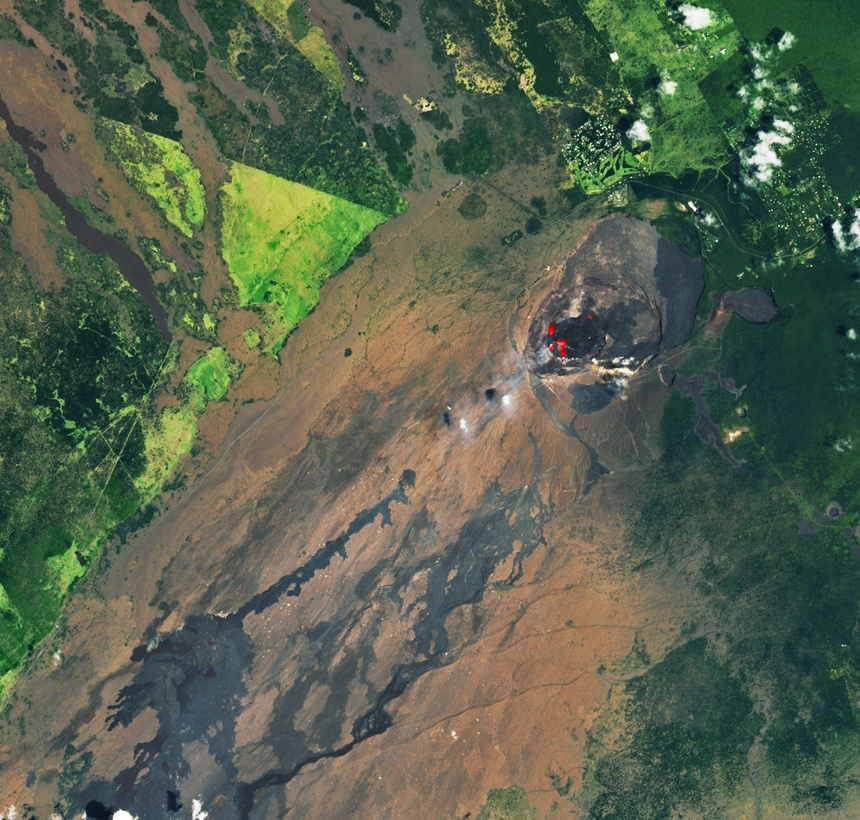
#> input picture Input/2.jpg, 860 x 820 px, shrunk from 1211 x 1154 before the run, found by its file name; its folder holds only this picture in this run
$ python app.py
#> lines starting #> are read from the running program, lines starting #| are printed output that depends on the picture; after the words box and inside, x2 and y2 are one past the last pixel; in counts of white or black regions, pixels touching at a corner belong together
### canlyzer.py
import cv2
import numpy as np
import skimage.color
import skimage.io
import matplotlib.pyplot as plt
class Canlyzer:
    def __init__(self, path, treshoold, name, out):
        self.path = path
        self.treshoold = treshoold
        self.name = name
        self.out = out
    def canny(self):
        original = cv2.imread(self.path)
#> original is the input picture: shape (820, 860, 3); mean B, G, R 78.5, 98.3, 87.5

        gris = cv2.cvtColor(original, cv2.COLOR_BGR2GRAY)

        gauss = cv2.GaussianBlur(gris, (5,5), 0)

        canny = cv2.Canny(gauss, self.treshoold[0], self.treshoold[1])
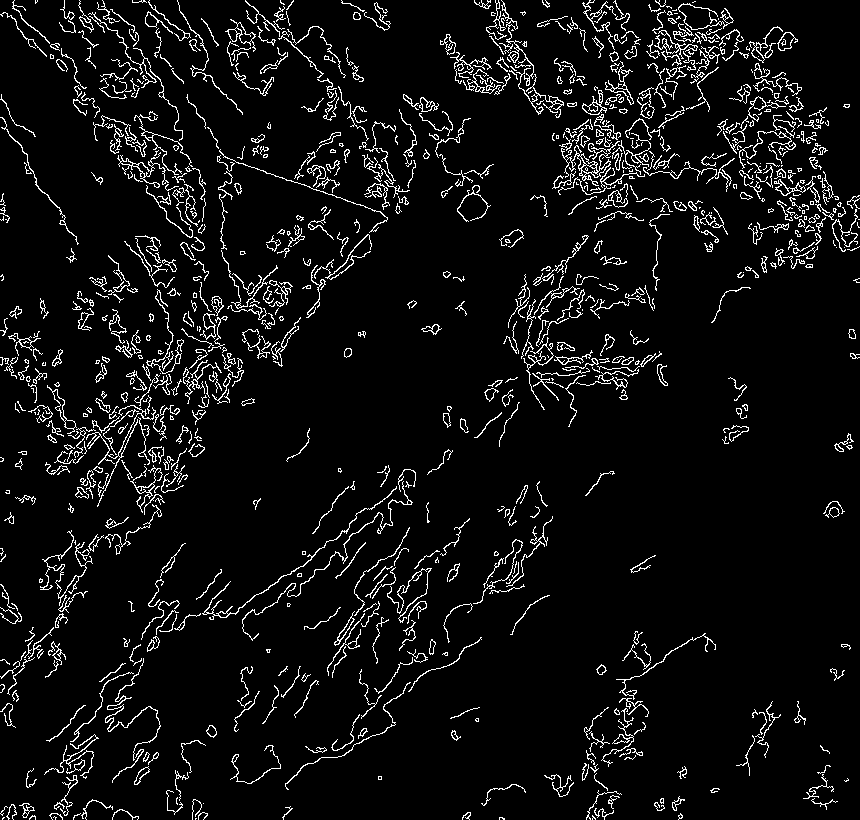
#> canny: shape (820, 860); 6.2% white in thin lines or dots
        cv2.imwrite(fr'{self.out}\{self.name}_canny.jpg', canny)

    def histograma(self):
        imagen = skimage.io.imread(self.path)

        colors = ("red", "green", "blue")
        channel_ids = (0, 1, 2)

        # create the histogram plot, with three lines, one for
        # each color
        plt.figure()
        plt.xlim([0, 256])
        for channel_id, c in zip(channel_ids, colors):
            histogram, bin_edges = np.histogram(
                imagen[:, :, channel_id], bins=256, range=(0, 256)
            )
            plt.plot(bin_edges[0:-1], histogram, color=c)

        plt.title("Color Histograma")
        plt.xlabel("Color value")
        plt.ylabel("Pixel count")

        plt.savefig(fr'{self.out}\{self.name}_histogram.jpg')
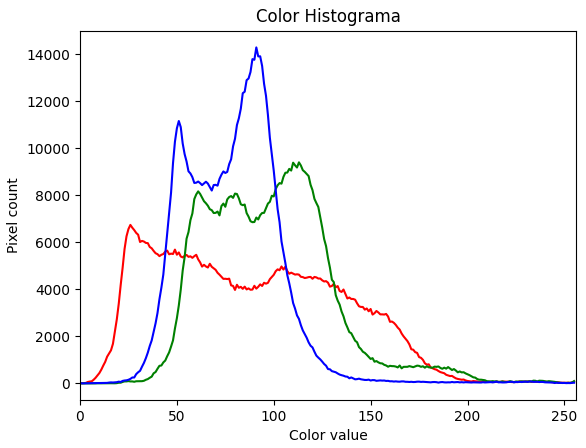
#> figure drawn by matplotlib, 1 panel; curve peaks at x = 26, y = 6743; curve peaks at x = 113, y = 9405; curve peaks at x = 91, y = 14295

    def espectrogramas(self):
        original = cv2.imread(self.path)

        imagenHSV = cv2.cvtColor(original, cv2.COLOR_BGR2HSV)
#> imagenHSV: shape (820, 860, 3); mean H, S, V 53.5, 83.8, 104.4

        imagenGray = cv2.cvtColor(original, cv2.COLOR_BGRA2GRAY)

        imagenGray = cv2.cvtColor(imagenGray, cv2.COLOR_GRAY2BGR)


        blueAlto = np.array([125, 255, 255], np.uint8)
        blueBajo = np.array([100, 100, 20], np.uint8)

        greenAlto = np.array([95, 255, 255], np.uint8)
        greenBajo = np.array([45, 100, 20], np.uint8)


        blueMask = cv2.inRange(imagenHSV, blueBajo, blueAlto)
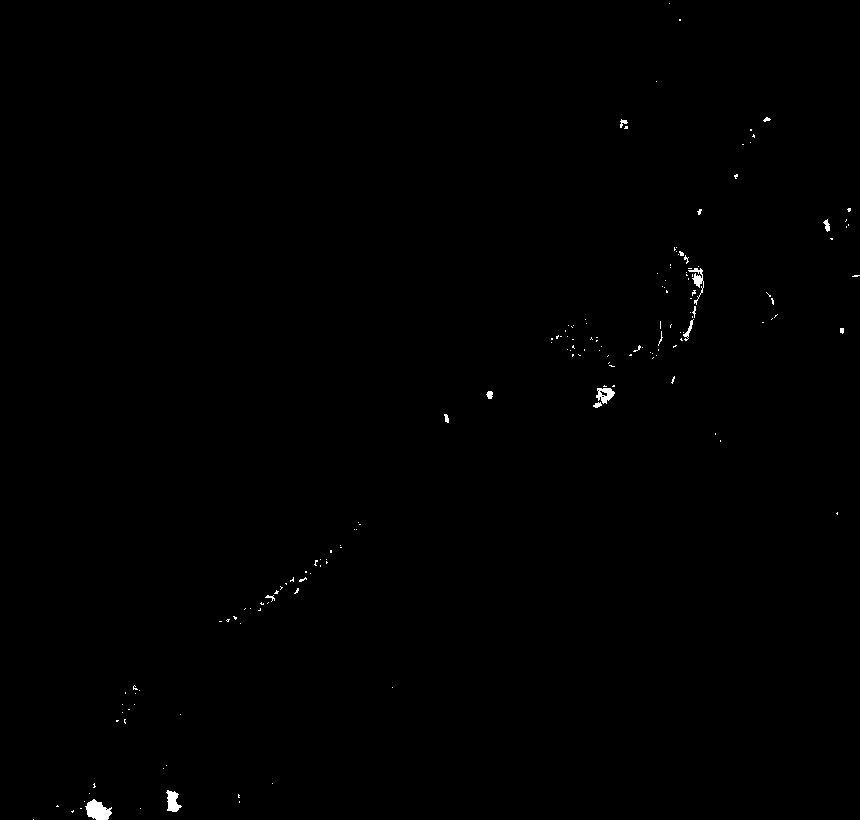
#> blueMask: shape (820, 860); 0.27% white; 159 white regions (145 under 20 px), largest, box (x1, y1, x2, y2) and area: (85, 799, 112, 820) 368, (166, 790, 182, 812) 213, (596, 388, 615, 404) 182

        greenMask = cv2.inRange(imagenHSV, greenBajo, greenAlto)
#> greenMask: shape (820, 860); 25.8% white; 1719 white regions (1568 under 20 px), largest, box (x1, y1, x2, y2) and area: (504, 0, 860, 780) 109196, (0, 408, 160, 679) 15261, (232, 78, 409, 363) 12352

        maskF = cv2.add(blueMask, greenMask)
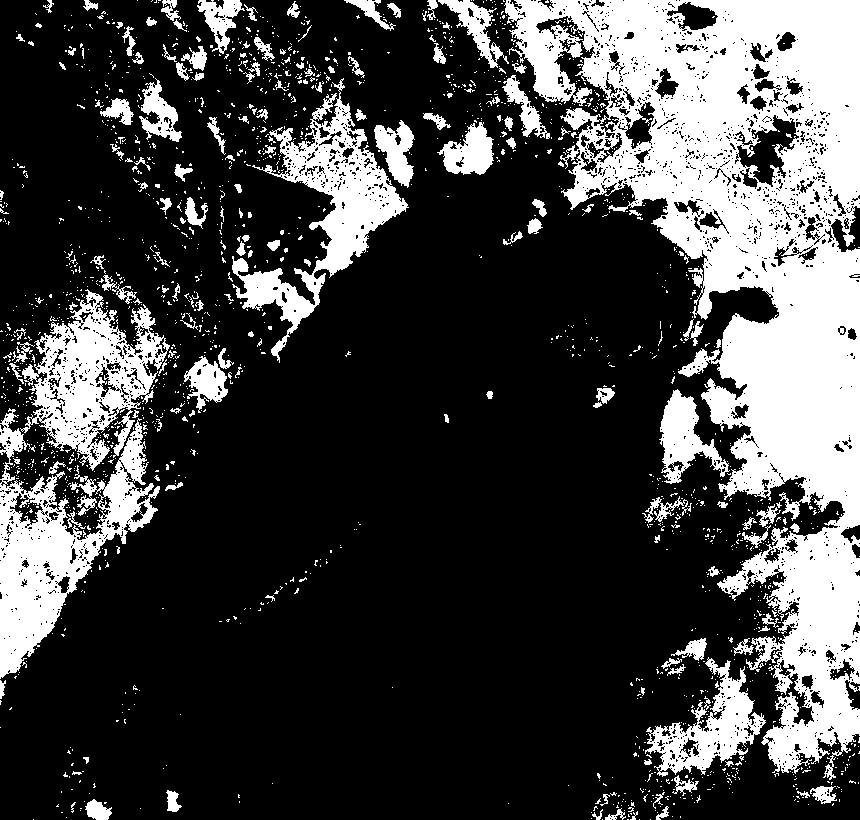
#> maskF: shape (820, 860); 26.1% white; 1844 white regions (1684 under 20 px), largest, box (x1, y1, x2, y2) and area: (504, 0, 860, 780) 109658, (0, 408, 160, 679) 15261, (232, 78, 409, 363) 12352

        mask = cv2.bitwise_and(original, original, mask=maskF)
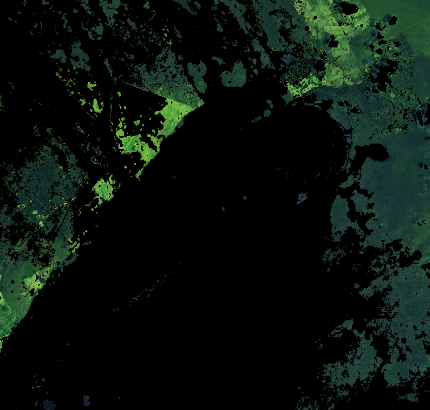
#> mask: shape (820, 860, 3) (shown at 1/2 size); mean B, G, R 13.8, 19.7, 10.2

        invMask = cv2.bitwise_not(maskF)
        grayMask = cv2.bitwise_and(imagenGray, imagenGray, mask=invMask)
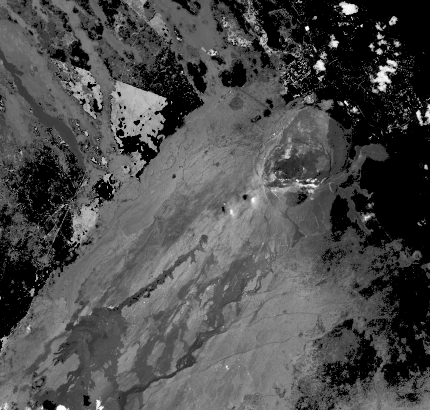
#> grayMask: shape (820, 860, 3) (shown at 1/2 size); min 0, max 255, mean 76.6
        MaskComparation = cv2.add(grayMask, mask)
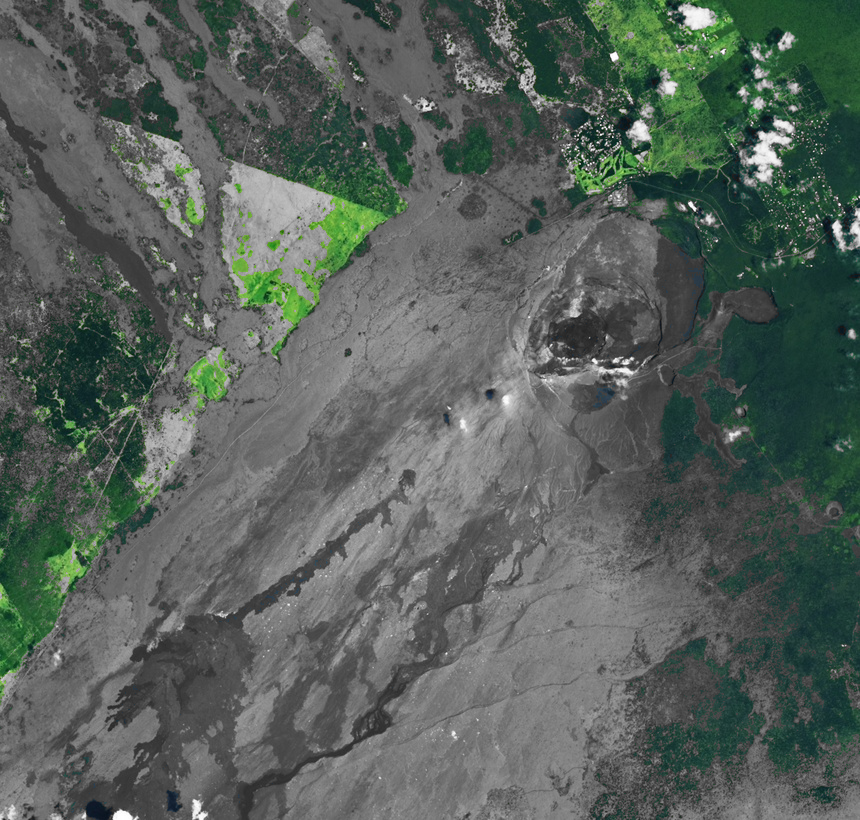
#> MaskComparation: shape (820, 860, 3); mean B, G, R 90.4, 96.3, 86.8

        #Fondo en grises

        blueDetected = cv2.bitwise_and(original, original, mask=blueMask)

        invMask = cv2.bitwise_not(blueMask)
        grayBlue = cv2.bitwise_and(imagenGray, imagenGray, mask=invMask)
        blueComparation = cv2.add(grayBlue, blueDetected)

        greenDetected = cv2.bitwise_and(original, original, mask=greenMask)

        invMask = cv2.bitwise_not(greenMask)
        grayGreen = cv2.bitwise_and(imagenGray, imagenGray, mask=invMask)
        greenComparation = cv2.add(grayGreen, greenDetected)

        cv2.imwrite(fr'{self.out}\{self.name}_combination_comparacion.jpg', MaskComparation)
        cv2.imwrite(fr'{self.out}\{self.name}_comparacion.jpg', mask)
        cv2.imwrite(fr'{self.out}\{self.name}_verde.jpg', greenMask)
        cv2.imwrite(fr'{self.out}\{self.name}_azul.jpg', blueMask)
        cv2.imwrite(fr'{self.out}\{self.name}_gray_azul.jpg', grayBlue)
        cv2.imwrite(fr'{self.out}\{self.name}_blue_comparation.jpg', blueComparation)
        cv2.imwrite(fr'{self.out}\{self.name}_gray_green.jpg', grayGreen)
        cv2.imwrite(fr'{self.out}\{self.name}_green_comparation.jpg', greenComparation)


### app.py
import canlyzer as cn
import os
def main():

    dir_list =  os.listdir(r'C:\Users\52322\Desktop\Cansat-Image-Analyzer\Input')

    for i in dir_list:
        analisis = cn.Canlyzer(fr'C:\Users\52322\Desktop\Cansat-Image-Analyzer\Input\{i}', (55, 150), i.replace('.jpg', ''), fr'C:\Users\52322\Desktop\Cansat-Image-Analyzer\Output')
        analisis.canny()
        analisis.histograma()
        analisis.espectrogramas()

main()

$ run again, on Input/5.jpg
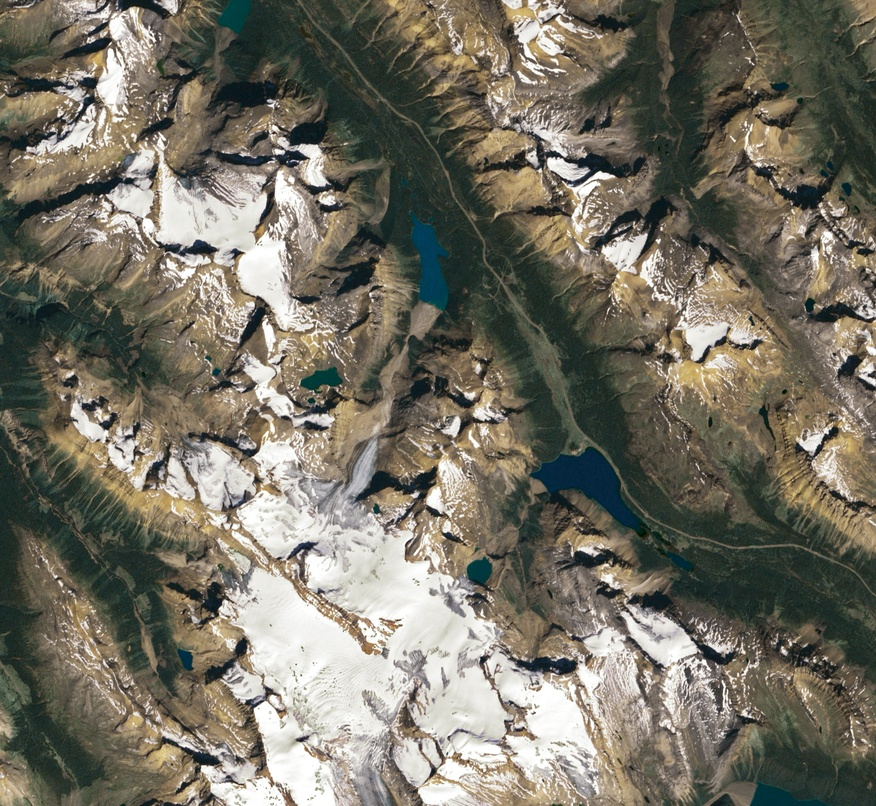
#> input picture Input/5.jpg, 876 x 806 px, shrunk from 1571 x 1446 before the run, found by its file name
#> in canny, original is the input picture: shape (806, 876, 3); mean B, G, R 100.3, 113.1, 116.7
#> in canny, `canny = cv2.Canny(gauss, self.treshoold[0], self.treshoold[1])`:
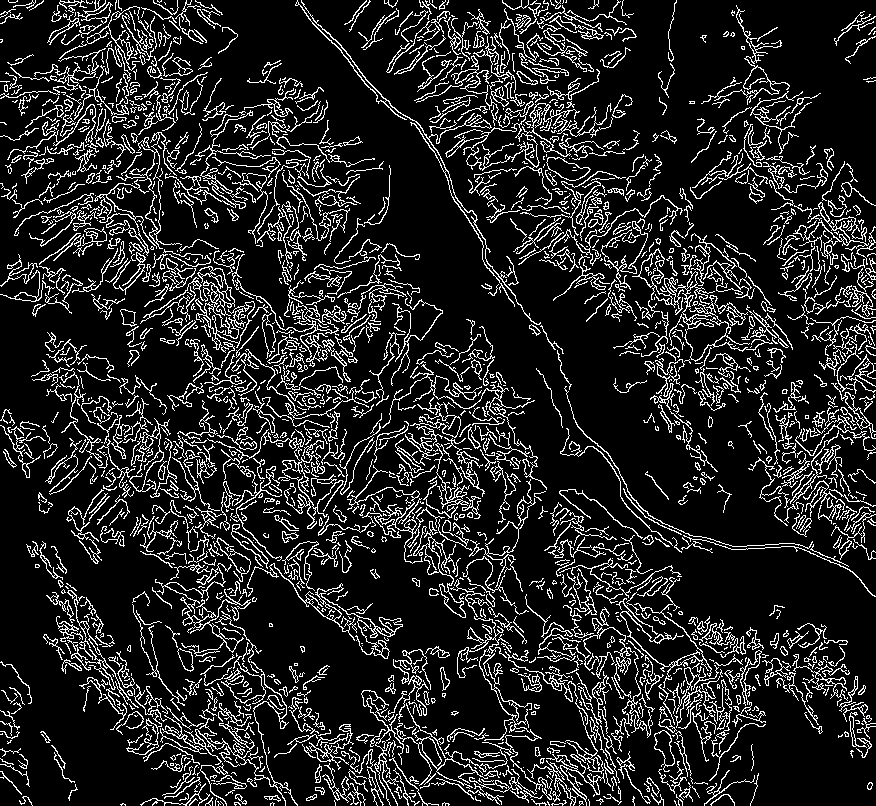
#> canny: shape (806, 876); 14.3% white in thin lines or dots
#> imagenHSV: shape (806, 876, 3); mean H, S, V 35.3, 56.6, 120.3
#> blueMask: shape (806, 876); 1% white; 307 white regions (254 under 20 px), largest, box (x1, y1, x2, y2) and area: (534, 450, 636, 527) 2981, (518, 658, 573, 672) 360, (572, 154, 603, 175) 214
#> greenMask: shape (806, 876); 2.2% white; 1223 white regions (1099 under 20 px), largest, box (x1, y1, x2, y2) and area: (217, 0, 260, 54) 1157, (750, 781, 834, 806) 1064, (426, 224, 461, 312) 756
#> maskF: shape (806, 876); 3.2% white; 1169 white regions (1033 under 20 px), largest, box (x1, y1, x2, y2) and area: (534, 447, 651, 535) 3537, (217, 0, 260, 54) 1157, (750, 781, 834, 806) 1064
#> in espectrogramas, `mask = cv2.bitwise_and(original, original, mask=maskF)`:
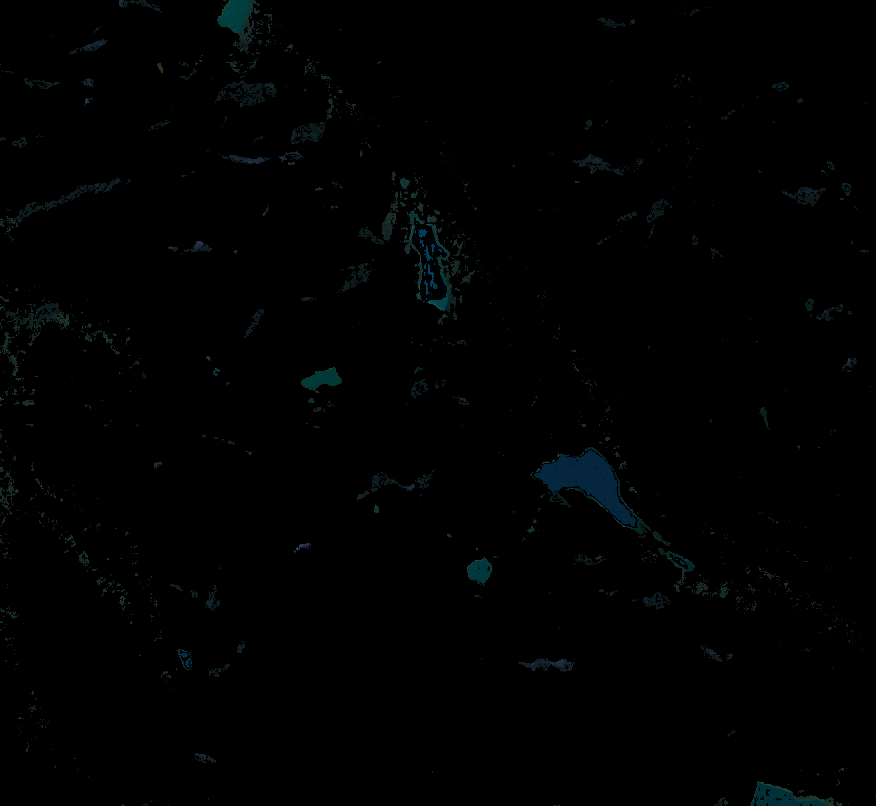
#> mask: shape (806, 876, 3); mean B, G, R 1.4, 1.2, 0.5

$ run again, on Input/6.jpg
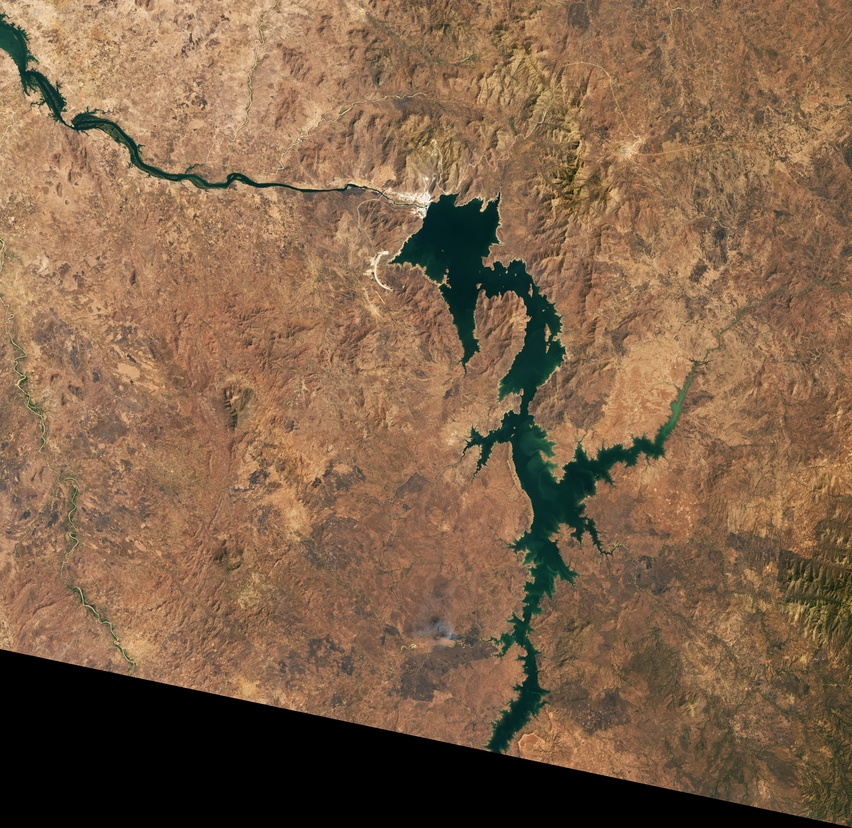
#> input picture Input/6.jpg, 852 x 828 px, shrunk from 3105 x 3017 before the run, found by its file name
#> in canny, original is the input picture: shape (828, 852, 3); mean B, G, R 73.2, 98.9, 127.9
#> in canny, `canny = cv2.Canny(gauss, self.treshoold[0], self.treshoold[1])`:
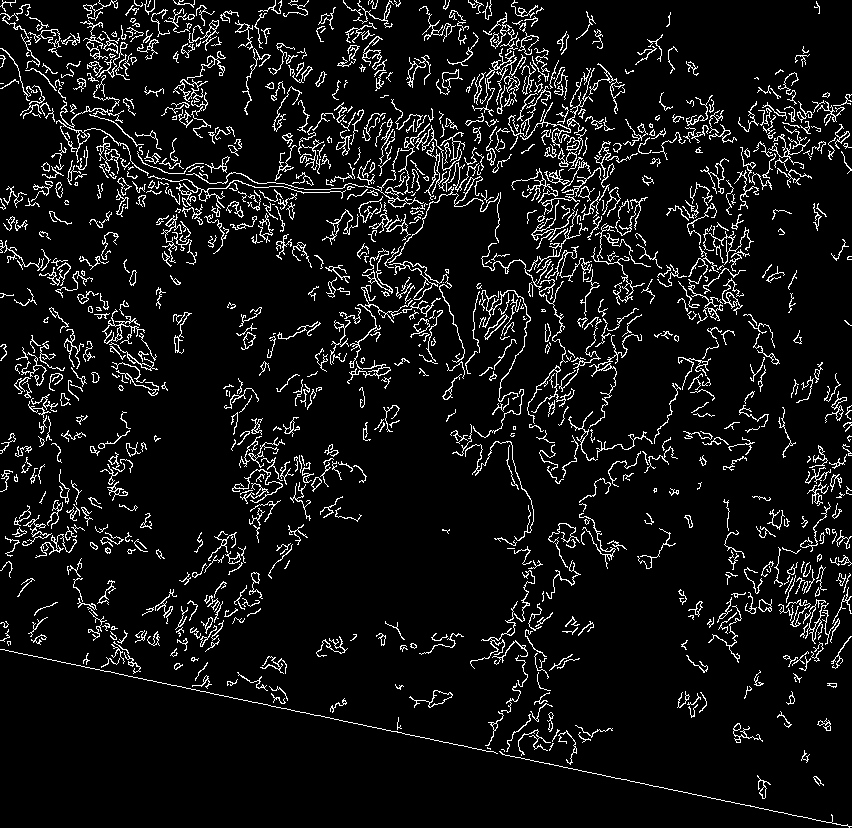
#> canny: shape (828, 852); 7.7% white in thin lines or dots
#> imagenHSV: shape (828, 852, 3); mean H, S, V 15.6, 104.5, 129.2
#> blueMask: shape (828, 852); every value is 0
#> greenMask: shape (828, 852); 3.8% white; 48 white regions (44 under 20 px), largest, box (x1, y1, x2, y2) and area: (392, 194, 676, 754) 23962, (0, 15, 65, 122) 1473, (72, 113, 286, 188) 999, (301, 190, 316, 192) 28
#> in espectrogramas, `MaskComparation = cv2.add(grayMask, mask)`:
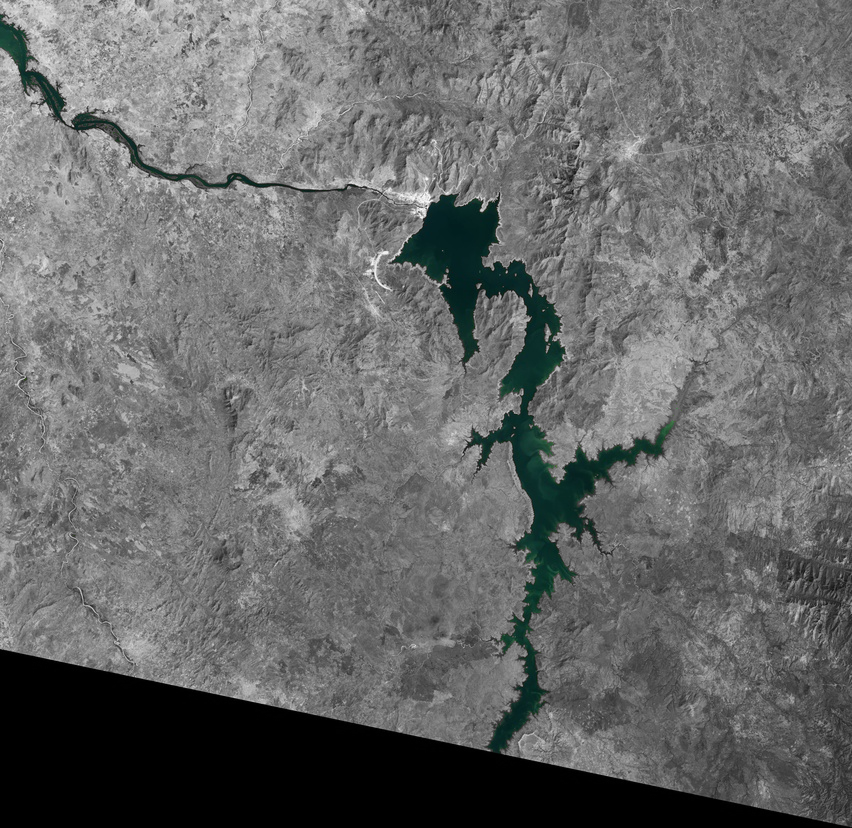
#> MaskComparation: shape (828, 852, 3); mean B, G, R 104.8, 105, 103.8
#> blueDetected: shape (828, 852, 3); every value is 0
